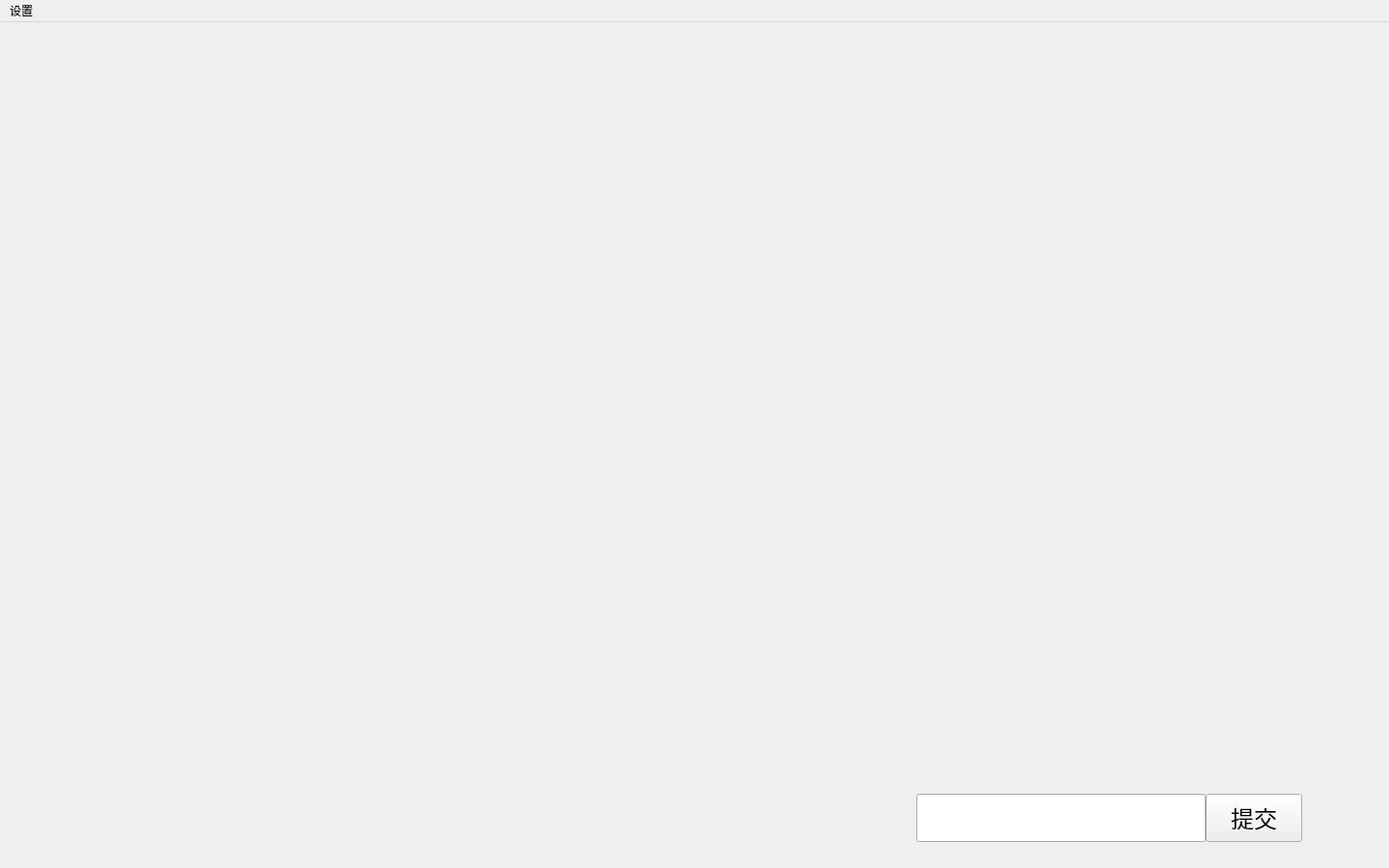
<?xml version="1.0" encoding="UTF-8"?>
<ui version="4.0">
 <class>MainWindow</class>
 <widget class="QMainWindow" name="MainWindow">
  <property name="geometry">
   <rect>
    <x>0</x>
    <y>0</y>
    <width>1440</width>
    <height>900</height>
   </rect>
  </property>
  <property name="windowTitle">
   <string>MainWindow</string>
  </property>
  <widget class="QWidget" name="centralwidget">
   <widget class="QLineEdit" name="cmdInputEdit">
    <property name="geometry">
     <rect>
      <x>950</x>
      <y>800</y>
      <width>300</width>
      <height>50</height>
     </rect>
    </property>
    <property name="font">
     <font>
      <family>Arial</family>
      <pointsize>16</pointsize>
     </font>
    </property>
    <property name="text">
     <string/>
    </property>
    <property name="clearButtonEnabled">
     <bool>true</bool>
    </property>
   </widget>
   <widget class="QPushButton" name="submitBtn">
    <property name="geometry">
     <rect>
      <x>1250</x>
      <y>800</y>
      <width>100</width>
      <height>50</height>
     </rect>
    </property>
    <property name="font">
     <font>
      <family>Candara</family>
      <pointsize>18</pointsize>
     </font>
    </property>
    <property name="text">
     <string>提交</string>
    </property>
   </widget>
  </widget>
  <widget class="QMenuBar" name="menubar">
   <property name="geometry">
    <rect>
     <x>0</x>
     <y>0</y>
     <width>1440</width>
     <height>26</height>
    </rect>
   </property>
   <widget class="QMenu" name="menu">
    <property name="title">
     <string>设置</string>
    </property>
    <addaction name="actionSetCfg"/>
    <addaction name="actionFileInput"/>
   </widget>
   <addaction name="menu"/>
  </widget>
  <action name="actionSetCfg">
   <property name="text">
    <string>手动配置</string>
   </property>
  </action>
  <action name="actionFileInput">
   <property name="text">
    <string>从dict.dic读入</string>
   </property>
  </action>
 </widget>
 <resources/>
 <connections/>
</ui>
